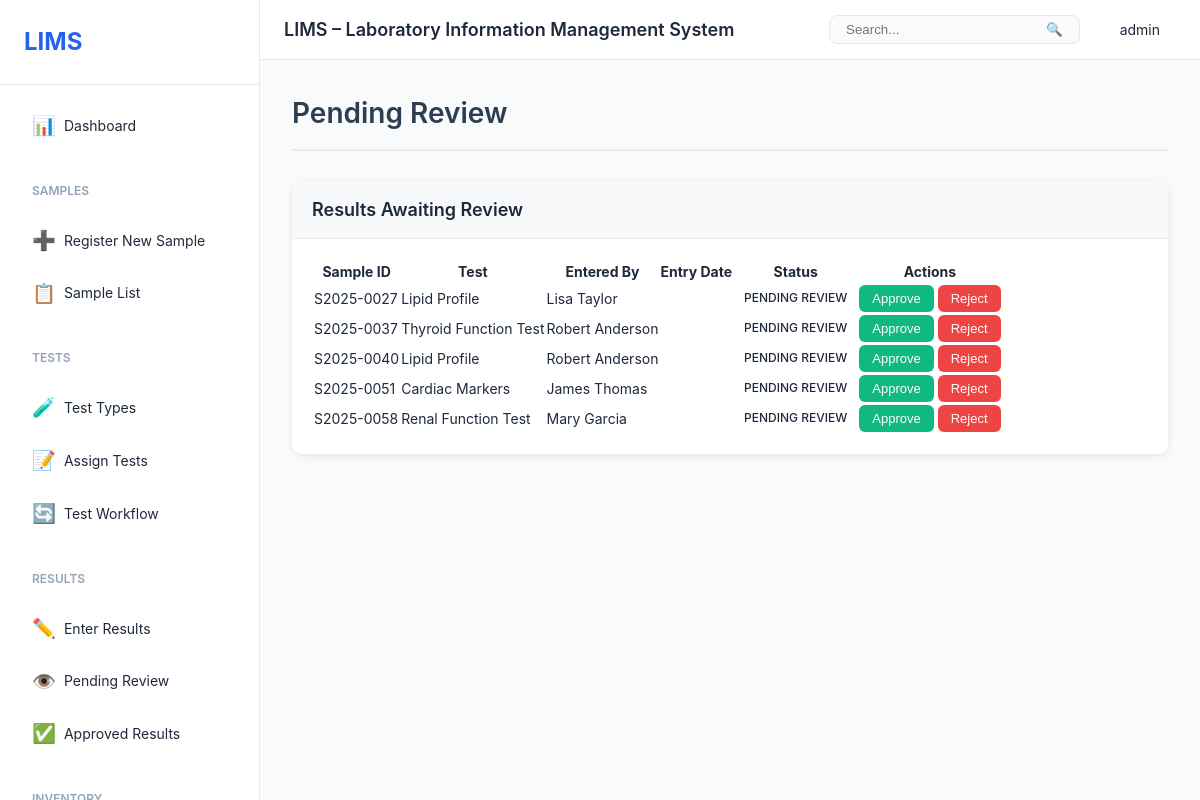
The page /results/review/ (signed in) on the database its author committed.
### users/models.py (models this page shows, shortened)
class User(AbstractUser):
    role = models.ForeignKey(Role, on_delete=models.SET_NULL, null=True, blank=True)
    phone = models.CharField(max_length=20, blank=True)
    department = models.CharField(max_length=100, blank=True)
    employee_id = models.CharField(max_length=50, blank=True, unique=True)
    is_active = models.BooleanField(default=True)
    created_at = models.DateTimeField(auto_now_add=True)
    updated_at = models.DateTimeField(auto_now=True)
    class Meta:
        db_table = 'users'
        ordering = ['username']

### results/models.py (models this page shows, shortened)
class TestResult(models.Model):
    STATUS_CHOICES = [
        ('draft', 'Draft'),
        ('pending_review', 'Pending Review'),
        ('approved', 'Approved'),
        ('rejected', 'Rejected'),
    ]
    test_assignment = models.OneToOneField(
        TestAssignment,
        on_delete=models.CASCADE,
        related_name='result'
    )
    status = models.CharField(max_length=50, choices=STATUS_CHOICES, default='draft')
    entered_by = models.ForeignKey(
        settings.AUTH_USER_MODEL,
        on_delete=models.SET_NULL,
        null=True,
        related_name='entered_results'
    )
    reviewed_by = models.ForeignKey(
        settings.AUTH_USER_MODEL,
        on_delete=models.SET_NULL,
        null=True,
        blank=True,
        related_name='reviewed_results'
    )
    entered_date = models.DateTimeField(auto_now_add=True)
    reviewed_date = models.DateTimeField(null=True, blank=True)
    comments = models.TextField(blank=True)
    reviewer_comments = models.TextField(blank=True)
    instrument_file = models.FileField(upload_to='instrument_files/%Y/%m/%d/', blank=True, null=True)
    class Meta:
        db_table = 'test_results'
        ordering = ['-entered_date']

### tests/models.py (models this page shows, shortened)
class TestAssignment(models.Model):
    STATUS_CHOICES = [
        ('assigned', 'Assigned'),
        ('in_progress', 'In Progress'),
        ('waiting_review', 'Waiting Review'),
        ('completed', 'Completed'),
        ('rejected', 'Rejected'),
    ]
    sample = models.ForeignKey(Sample, on_delete=models.CASCADE, related_name='test_assignments')
    test = models.ForeignKey(Test, on_delete=models.CASCADE)
    status = models.CharField(max_length=50, choices=STATUS_CHOICES, default='assigned')
    assigned_to = models.ForeignKey(
        settings.AUTH_USER_MODEL,
        on_delete=models.SET_NULL,
        null=True,
        related_name='test_assignments'
    )
    assigned_by = models.ForeignKey(
        settings.AUTH_USER_MODEL,
        on_delete=models.SET_NULL,
        null=True,
        related_name='assigned_tests'
    )
    assigned_date = models.DateTimeField(auto_now_add=True)
    started_date = models.DateTimeField(null=True, blank=True)
    completed_date = models.DateTimeField(null=True, blank=True)
    expected_completion = models.DateTimeField(null=True, blank=True,
                                              help_text='Expected completion based on turnaround time')
    deadline = models.DateTimeField(null=True, blank=True,
                                   help_text='Hard deadline for test completion')
    actual_cost = models.DecimalField(max_digits=10, decimal_places=2, null=True, blank=True,
                                     help_text='Actual cost incurred for this test')
    notes = models.TextField(blank=True)
    class Meta:
        db_table = 'test_assignments'
        ordering = ['-assigned_date']
        unique_together = ['sample', 'test']

class Test(models.Model):
    CATEGORY_CHOICES = [
        ('hematology', 'Hematology'),
        ('biochemistry', 'Biochemistry'),
        ('microbiology', 'Microbiology'),
        ('immunology', 'Immunology'),
        ('molecular', 'Molecular Biology'),
        ('pathology', 'Pathology'),
        ('other', 'Other'),
    ]
    name = models.CharField(max_length=200, unique=True)
    code = models.CharField(max_length=50, unique=True)
    category = models.CharField(max_length=50, choices=CATEGORY_CHOICES)
    description = models.TextField(blank=True)
    turnaround_time = models.IntegerField(help_text='Expected turnaround time in hours')
    estimated_cost = models.DecimalField(max_digits=10, decimal_places=2, null=True, blank=True,
                                        help_text='Estimated cost per test')
    billable_amount = models.DecimalField(max_digits=10, decimal_places=2, null=True, blank=True,
                                         help_text='Amount charged to client')
    is_active = models.BooleanField(default=True)
    created_at = models.DateTimeField(auto_now_add=True)
    updated_at = models.DateTimeField(auto_now=True)
    class Meta:
        db_table = 'tests'
        ordering = ['name']

### samples/models.py (models this page shows, shortened)
class Sample(models.Model):
    SAMPLE_TYPE_CHOICES = [
        ('blood', 'Blood'),
        ('urine', 'Urine'),
        ('tissue', 'Tissue'),
        ('water', 'Water'),
        ('soil', 'Soil'),
        ('food', 'Food'),
        ('other', 'Other'),
    ]
    STATUS_CHOICES = [
        ('registered', 'Registered'),
        ('in_progress', 'In Progress'),
        ('completed', 'Completed'),
        ('rejected', 'Rejected'),
        ('archived', 'Archived'),
    ]
    PRIORITY_CHOICES = [
        ('low', 'Low'),
        ('normal', 'Normal'),
        ('high', 'High'),
        ('urgent', 'Urgent'),
    ]
    sample_id = models.CharField(max_length=50, unique=True, db_index=True)
    sample_type = models.CharField(max_length=50, choices=SAMPLE_TYPE_CHOICES)
    source = models.CharField(max_length=200, help_text='Source/Customer/Patient (Legacy)', blank=True)
    source_ref = models.ForeignKey(
        'labs.Source',
        on_delete=models.PROTECT,
        related_name='samples',
        null=True,
        blank=True,
        help_text='Sample source (Customer/Patient/Lab)',
        verbose_name='Source Reference'
    )
    processing_lab = models.ForeignKey(
        'labs.Lab',
        on_delete=models.SET_NULL,
        null=True,
        blank=True,
        related_name='processing_samples',
        help_text='Lab processing this sample'
    )
    originating_lab = models.ForeignKey(
        'labs.Lab',
        on_delete=models.SET_NULL,
        null=True,
        blank=True,
        related_name='originated_samples',
        help_text='Lab that originally sent this sample'
    )
    status = models.CharField(max_length=50, choices=STATUS_CHOICES, default='registered')
    priority = models.CharField(max_length=20, choices=PRIORITY_CHOICES, default='normal')
    received_date = models.DateField(auto_now_add=True)
    received_time = models.TimeField(auto_now_add=True)
    expected_completion_date = models.DateField(null=True, blank=True,
                                                help_text='Expected completion deadline')
    completion_deadline = models.DateTimeField(null=True, blank=True,
                                               help_text='Hard deadline for completion')
    actual_completion_date = models.DateTimeField(null=True, blank=True)
    notes = models.TextField(blank=True)
    assigned_technician = models.ForeignKey(
        settings.AUTH_USER_MODEL,
        on_delete=models.SET_NULL,
        null=True,
        blank=True,
        related_name='assigned_samples'
    )
    registered_by = models.ForeignKey(
        settings.AUTH_USER_MODEL,
        on_delete=models.SET_NULL,
        null=True,
        related_name='registered_samples'
    )
    created_at = models.DateTimeField(auto_now_add=True)
    updated_at = models.DateTimeField(auto_now=True)
    class Meta:
        db_table = 'samples'
        ordering = ['-received_date', '-received_time']

### results/views.py (the view)
# urls.py: path('review/', views.review_results, name='review_results'),
@login_required
def review_results(request):
    results = TestResult.objects.filter(
        status='pending_review'
    ).select_related(
        'test_assignment__sample',
        'test_assignment__test',
        'entered_by'
    ).prefetch_related('parameter_results')
    return render(request, 'results/review_results.html', {'results': results})

### templates/results/review_results.html (shortened to what this page needs)
{% extends 'base.html' %}
{% block content %}
<div class="page-header">
    <h1>Pending Review</h1>
</div>
<div class="card">
    <div class="card-header">
        <h3>Results Awaiting Review</h3>
    </div>
    <div class="card-body">
        {% if results %}
            <table class="data-table">
                <thead>
                    <tr>
                        <th>Sample ID</th>
                        <th>Test</th>
                        <th>Entered By</th>
                        <th>Entry Date</th>
                        <th>Status</th>
                        <th>Actions</th>
                    </tr>
                </thead>
                <tbody>
                    {% for result in results %}
                    <tr>
                        <td>{{ result.test_assignment.sample.sample_id }}</td>
                        <td>{{ result.test_assignment.test.name }}</td>
                        <td>{{ result.entered_by.get_full_name }}</td>
                        <td>{{ result.entry_date|date:"Y-m-d H:i" }}</td>
                        <td><span class="badge badge-warning">{{ result.get_status_display }}</span></td>
                        <td>
                            <form method="post" action="{% url 'results:approve_result' result.pk %}" style="display: inline;">
                                <button type="submit" class="btn btn-sm btn-success">Approve</button>
                            </form>
                            <form method="post" action="{% url 'results:reject_result' result.pk %}" style="display: inline;">
                                <button type="submit" class="btn btn-sm btn-danger">Reject</button>
                            </form>
                        </td>
                    </tr>
                    {% endfor %}
                </tbody>
            </table>
        {% else %}
            <p class="text-muted">No results pending review.</p>
        {% endif %}
    </div>
</div>
{% endblock %}

### templates/base.html (shortened to what this page needs)
{% load static %}
<!DOCTYPE html>
<html lang="en">
<head>
    <link rel="stylesheet" href="{% static 'css/style.css' %}">
    <link rel="stylesheet" href="{% static 'css/labs.css' %}">
    <link rel="stylesheet" href="https://cdnjs.cloudflare.com/ajax/libs/font-awesome/5.15.4/css/all.min.css">
</head>
<body>
    <div class="layout">
        <aside class="sidebar" id="sidebar">
            <div class="sidebar-header">
                <h2>LIMS</h2>
            </div>
            <nav class="sidebar-nav">
                <a href="{% url 'dashboard:dashboard' %}" class="nav-item {% if request.resolver_match.url_name == 'dashboard' %}active{% endif %}">
                    <span class="icon">📊</span>
                    <span>Dashboard</span>
                </a>
                <div class="nav-group">
                    <div class="nav-group-title">Samples</div>
                    <a href="{% url 'samples:sample_create' %}" class="nav-item">
                        <span class="icon">➕</span>
                        <span>Register New Sample</span>
                    </a>
                    <a href="{% url 'samples:sample_list' %}" class="nav-item">
                        <span class="icon">📋</span>
                        <span>Sample List</span>
                    </a>
                </div>
                <div class="nav-group">
                    <div class="nav-group-title">Tests</div>
                    <a href="{% url 'tests:test_type_list' %}" class="nav-item">
                        <span class="icon">🧪</span>
                        <span>Test Types</span>
                    </a>
                    <a href="{% url 'tests:assign_test' %}" class="nav-item">
                        <span class="icon">📝</span>
                        <span>Assign Tests</span>
                    </a>
                    <a href="{% url 'tests:test_workflow' %}" class="nav-item">
                        <span class="icon">🔄</span>
                        <span>Test Workflow</span>
                    </a>
                </div>
                <div class="nav-group">
                    <div class="nav-group-title">Results</div>
                    <a href="{% url 'results:result_list' %}" class="nav-item">
                        <span class="icon">✏️</span>
                        <span>Enter Results</span>
                    </a>
                    <a href="{% url 'results:review_results' %}" class="nav-item">
                        <span class="icon">👁️</span>
                        <span>Pending Review</span>
                    </a>
                    <a href="{% url 'results:approved_results' %}" class="nav-item">
                        <span class="icon">✅</span>
                        <span>Approved Results</span>
                    </a>
                </div>
                <div class="nav-group">
                    <div class="nav-group-title">Inventory</div>
                </div>
            </nav>
        </aside>
        <div class="main-content">
            <header class="top-header">
                <div class="header-left">
                    <h1>LIMS – Laboratory Information Management System</h1>
                </div>
                <div class="header-right">
                    <div class="search-box">
                        <input type="text" placeholder="Search..." id="globalSearch">
                        <button>🔍</button>
                    </div>
                    <div class="user-menu">
                        <span>{{ user.get_full_name|default:user.username }}</span>
                    </div>
                </div>
            </header>
            <div class="page-content">
                {% block content %}{% endblock %}
            </div>
        </div>
    </div>
</body>
</html>

### rows shown on the page
User: get_full_name "admin"
TestResult: test_assignment.sample.sample_id "S2025-0027", test_assignment.test.name "Lipid Profile", entered_by.get_full_name "Lisa Taylor", status "PENDING REVIEW"
TestResult: test_assignment.sample.sample_id "S2025-0037", test_assignment.test.name "Thyroid Function Test", entered_by.get_full_name "Robert Anderson", status "PENDING REVIEW"
TestResult: test_assignment.sample.sample_id "S2025-0040", test_assignment.test.name "Lipid Profile", entered_by.get_full_name "Robert Anderson", status "PENDING REVIEW"
TestResult: test_assignment.sample.sample_id "S2025-0051", test_assignment.test.name "Cardiac Markers", entered_by.get_full_name "James Thomas", status "PENDING REVIEW"
TestResult: test_assignment.sample.sample_id "S2025-0058", test_assignment.test.name "Renal Function Test", entered_by.get_full_name "Mary Garcia", status "PENDING REVIEW"
